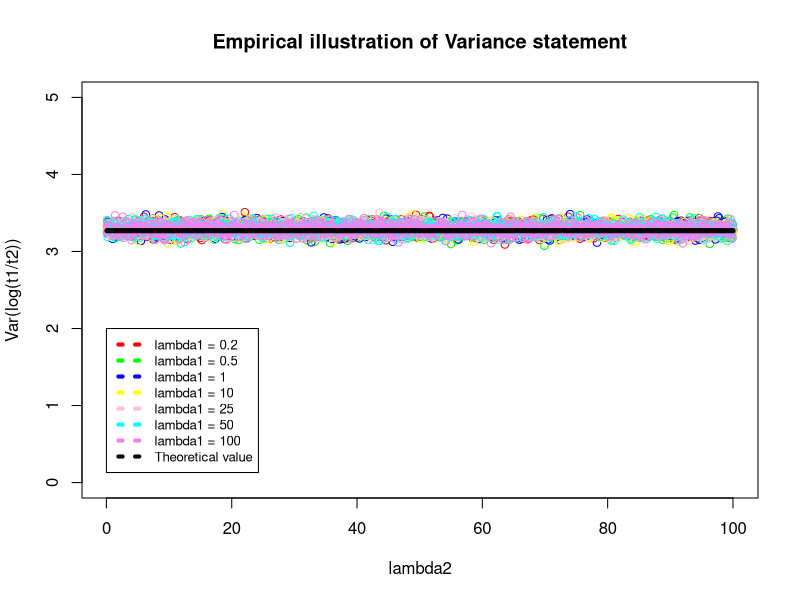

This chart was generated by the following R code:
# Teste die Varianz meiner Aussage
n <- 10000

# Generiere lambda Werte
lambda1_all_values <- c(0.2, 0.5, 1, 10, 25, 50, 100)
lambda2 <- seq(0.1, 100, 0.1)

var_values <- matrix(rep(0, length(lambda1_all_values) * length(lambda2)), ncol= length(lambda2) , nrow = length(lambda1_all_values))
for (i in 1:length(lambda1_all_values)){
  for (j in 1:length(lambda2)){
    # Bilde die Werte
    t1 <- rexp(n, lambda1_all_values[i])
    t2 <- rexp(n, lambda2[j])
    values <- log(t1/t2)
    var_values[i, j] = var(values)
  }
}
png("Empirical_proof_of_variance.png")
plot_colors <- c("red", "green", "blue", "yellow", "pink", "cyan", "violet", "black")
plot(lambda2, var_values[1,], ylim=c(0, 5), ylab="Var(log(t1/t2))", col=plot_colors[1], main="Empirical illustration of Variance statement")
for (i in 2:length(lambda1_all_values)){
  points(lambda2, var_values[i,], col=plot_colors[i])
}

# Mein theoretischer Wert
lines(lambda2, rep(3.269918, length(lambda2)), col=plot_colors[length(lambda1_all_values) + 1], lwd=5)
legend(0, 2, legend=c(c(paste0("lambda1 = ", lambda1_all_values), "Theoretical value")), col=plot_colors, lwd=4, lty=3:3, cex=0.8)
dev.off()